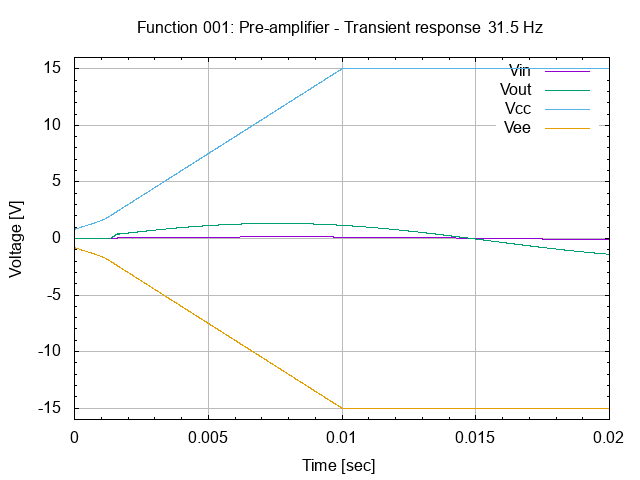

gnuplot code for this plot:
# setup terminal
set term png

# setup graph
set output "26.001.00.01.01.02.png"
set title "Function 001: Pre-amplifier - Transient response (31.5 Hz)"

# setup Y-axis
set yrange [-16:16]
set grid ytics lt 1 lw 1 lc rgb "#bbbbbb"
set mytics
set ylabel "Voltage [V]"

# setup X-axis
set grid xtics lt 1 lw 1 lc rgb "#bbbbbb"
set mxtics
set xrange [0:0.02]
set xlabel "Time [sec]"

# setup plot style
set style data lines
plot '26.001.00.01.01.dat' using 1:2 title "Vin", \
     '26.001.00.01.01.dat' using 1:3 title "Vout", \
     '26.001.00.01.01.dat' using 1:4 title "Vcc", \
     '26.001.00.01.01.dat' using 1:5 title "Vee"

# set output back to default
set output

# reset terminal type
set terminal pop
